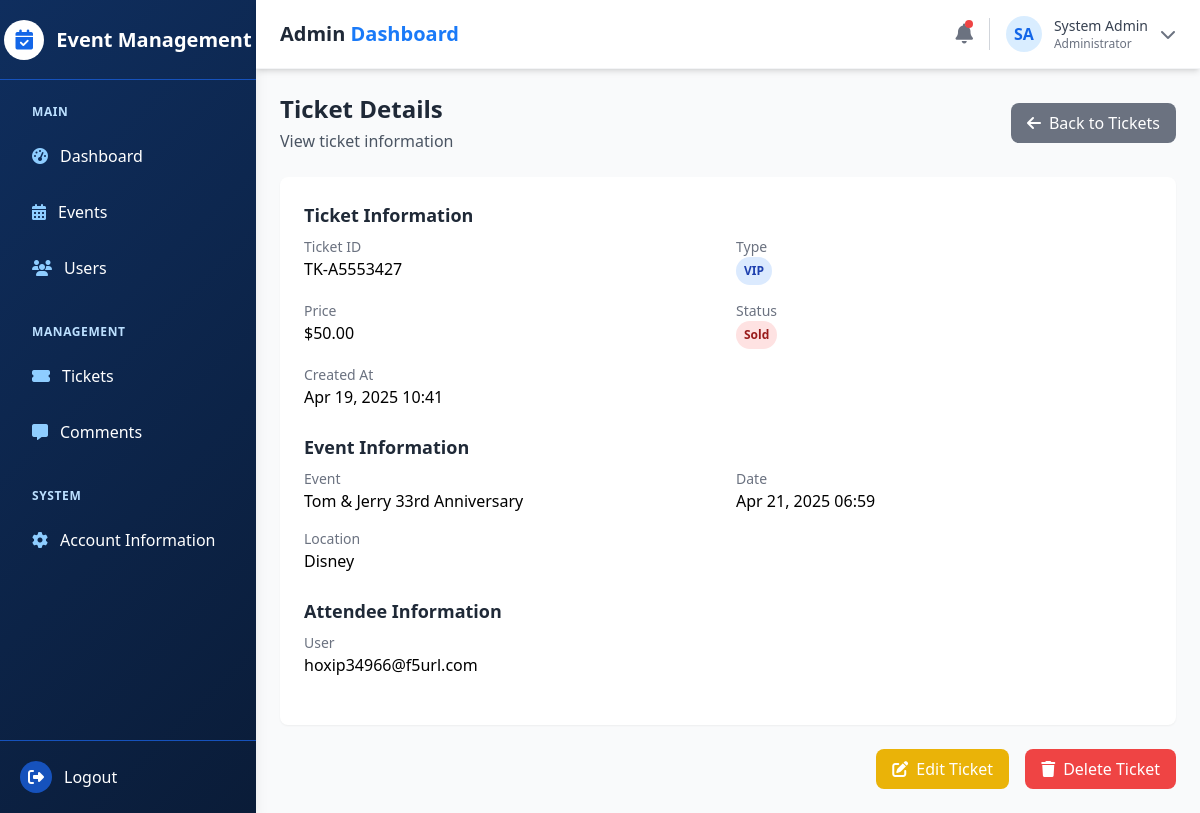
/tickets/2/view/ (signed in), run on the app's committed database.
### apps/users/models.py (models this page shows, shortened)
class Account(AbstractBaseUser, PermissionsMixin):
    email = models.EmailField(verbose_name='email', max_length=60, unique=True)
    name = models.CharField(max_length=100, null=True)
    is_admin = models.BooleanField(default=False)
    is_active = models.BooleanField(default=True)
    is_staff = models.BooleanField(default=False)
    is_superuser = models.BooleanField(default=False)
    created_at = models.DateTimeField(auto_now_add=True)
    updated_at = models.DateTimeField(auto_now=True)
    USERNAME_FIELD = 'email'
    objects = MyAccountManager()
    class Meta:
        ordering = ['-updated_at', 'name' ]
    @property
    def get_abbreviated_name(self):
        if self.name:
            name_parts = self.name.split()
            if len(name_parts) >= 2:
                return f"{name_parts[0][0]}{name_parts[-1][0]}"
            return name_parts[0][:2]
        else:
            return self.email[:2]

### apps/main/models.py (models this page shows, shortened)
class Ticket(models.Model):
    STATUS_CHOICES = (
        ('available', 'Available'),
        ('sold', 'Sold'),
        ('used', 'Used'),
        ('cancelled', 'Cancelled'),
    )
    ticket_id = models.CharField(max_length=20, unique=True, editable=False)
    event = models.ForeignKey('Event', on_delete=models.CASCADE, related_name='tickets')
    registration = models.ForeignKey('Registration', on_delete=models.CASCADE, related_name='tickets', null=True, blank=True)
    user = models.ForeignKey(settings.AUTH_USER_MODEL, on_delete=models.SET_NULL, related_name='tickets', null=True, blank=True)
    type = models.CharField(max_length=50)
    price = models.DecimalField(max_digits=10, decimal_places=2)
    status = models.CharField(max_length=10, choices=STATUS_CHOICES, default='available')
    created_at = models.DateTimeField(auto_now_add=True)

class Event(models.Model):
    STATUS_CHOICES = (
        ('draft', 'Draft'),
        ('published', 'Published'),
        ('cancelled', 'Cancelled'),
    )
    CATEGORY_CHOICES = (
        ('academic', 'Academic'),
        ('social', 'Social'),
        ('workshop', 'Workshop'),
        ('conference', 'Conference'),
        ('other', 'Other'),
    )
    title = models.CharField(max_length=255)
    slug = models.SlugField(max_length=255, unique=True)
    description = models.TextField()
    location = models.CharField(max_length=255)
    start_date = models.DateTimeField()
    end_date = models.DateTimeField()
    category = models.CharField(max_length=20, choices=CATEGORY_CHOICES, default='academic')
    image = models.ImageField(upload_to='events/%Y/%m/%d/', blank=True, null=True)
    capacity = models.PositiveIntegerField(default=0)  # 0 means unlimited
    registration_deadline = models.DateTimeField(blank=True, null=True)
    status = models.CharField(max_length=10, choices=STATUS_CHOICES, default='draft')
    created_by = models.ForeignKey(settings.AUTH_USER_MODEL, on_delete=models.CASCADE, related_name='created_events')
    created_at = models.DateTimeField(auto_now_add=True)
    updated_at = models.DateTimeField(auto_now=True)
    class Meta:
        ordering = ['-start_date']
        indexes = [
            models.Index(fields=['-start_date']),
            models.Index(fields=['status']),
        ]

### apps/main/views.py (the view)
# urls.py: path('tickets/<int:ticket_id>/view/', views.view_ticket, name='view_ticket'),
@user_passes_test(lambda u: u.is_staff)
def view_ticket(request, ticket_id):
    ticket = get_object_or_404(Ticket, id=ticket_id)
    return render(request, 'view_ticket.html', {'ticket': ticket})

### apps/users/managers.py (called while the page is built)
    def get_queryset(self):
        return super().get_queryset().filter(is_active=True)

### templates/view_ticket.html (shortened to what this page needs)
{% extends 'base.html' %}
{% load static %}
{% block content %}
<div class="p-6">
  <div class="flex flex-col md:flex-row justify-between items-start md:items-center mb-6">
    <div>
      <h1 class="text-2xl font-bold text-gray-800">Ticket Details</h1>
      <p class="text-gray-600 mt-1">View ticket information</p>
    </div>
    <a href="{% url 'main:tickets' %}" class="mt-4 md:mt-0 px-4 py-2 bg-gray-500 hover:bg-gray-600 text-white rounded-lg transition-colors flex items-center">
      <i class="fas fa-arrow-left mr-2"></i>
      <span>Back to Tickets</span>
    </a>
  </div>
  <div class="bg-white rounded-lg shadow-sm overflow-hidden mb-6">
    <div class="p-6">
      <div class="flex flex-col md:flex-row">
        <div class="flex-grow">
          <div class="mb-6">
            <h2 class="text-lg font-semibold text-gray-800 mb-2">Ticket Information</h2>
            <div class="grid grid-cols-1 md:grid-cols-2 gap-4">
              <div>
                <p class="text-sm text-gray-500">Ticket ID</p>
                <p class="text-base font-medium">{{ ticket.ticket_id }}</p>
              </div>
              <div>
                <p class="text-sm text-gray-500">Type</p>
                <p class="text-base font-medium">
                  <span class="px-2 py-1 inline-flex text-xs leading-5 font-semibold rounded-full
                    {% if ticket.type == 'VIP' %}bg-blue-100 text-blue-800
                    {% elif ticket.type == 'Premium' %}bg-purple-100 text-purple-800
                    {% elif ticket.type == 'Standard' %}bg-gray-100 text-gray-800
                    {% else %}bg-green-100 text-green-800{% endif %}">
                    {{ ticket.type }}
                  </span>
                </p>
              </div>
              <div>
                <p class="text-sm text-gray-500">Price</p>
                <p class="text-base font-medium">${{ ticket.price }}</p>
              </div>
              <div>
                <p class="text-sm text-gray-500">Status</p>
                <p class="text-base font-medium">
                  <span class="px-2 py-1 inline-flex text-xs leading-5 font-semibold rounded-full
                    {% if ticket.status == 'available' %}bg-green-100 text-green-800
                    {% elif ticket.status == 'sold' %}bg-red-100 text-red-800
                    {% elif ticket.status == 'used' %}bg-gray-100 text-gray-800
                    {% else %}bg-yellow-100 text-yellow-800{% endif %}">
                    {{ ticket.get_status_display }}
                  </span>
                </p>
              </div>
              <div>
                <p class="text-sm text-gray-500">Created At</p>
                <p class="text-base font-medium">{{ ticket.created_at|date:"M d, Y H:i" }}</p>
              </div>
            </div>
          </div>
          <div class="mb-6">
            <h2 class="text-lg font-semibold text-gray-800 mb-2">Event Information</h2>
            <div class="grid grid-cols-1 md:grid-cols-2 gap-4">
              <div>
                <p class="text-sm text-gray-500">Event</p>
                <p class="text-base font-medium">{{ ticket.event.title }}</p>
              </div>
              <div>
                <p class="text-sm text-gray-500">Date</p>
                <p class="text-base font-medium">{{ ticket.event.start_date|date:"M d, Y H:i" }}</p>
              </div>
              <div>
                <p class="text-sm text-gray-500">Location</p>
                <p class="text-base font-medium">{{ ticket.event.location }}</p>
              </div>
            </div>
          </div>
          {% if ticket.user %}
          <div class="mb-6">
            <h2 class="text-lg font-semibold text-gray-800 mb-2">Attendee Information</h2>
            <div class="grid grid-cols-1 md:grid-cols-2 gap-4">
              <div>
                <p class="text-sm text-gray-500">User</p>
                <p class="text-base font-medium">{{ ticket.user.email }}</p>
              </div>
            </div>
          </div>
          {% endif %}
        </div>
      </div>
    </div>
  </div>
  <div class="flex justify-end space-x-4">
    <a href="{% url 'main:edit_ticket' ticket.id %}" class="px-4 py-2 bg-yellow-500 hover:bg-yellow-600 text-white rounded-lg transition-colors flex items-center">
      <i class="fas fa-edit mr-2"></i>
      <span>Edit Ticket</span>
    </a>
    <button onclick="confirmDelete('{{ ticket.id }}')" class="px-4 py-2 bg-red-500 hover:bg-red-600 text-white rounded-lg transition-colors flex items-center">
      <i class="fas fa-trash mr-2"></i>
      <span>Delete Ticket</span>
    </button>
  </div>
</div>
{% endblock %}

### templates/base.html (shortened to what this page needs)
<!DOCTYPE html>
<html lang="en">
<head>
  <script src="https://cdn.tailwindcss.com"></script>
  <link rel="stylesheet" href="https://cdnjs.cloudflare.com/ajax/libs/font-awesome/6.4.0/css/all.min.css">
</head>
<body class="bg-gray-50 min-h-screen flex flex-col">
  <div id="messages-container" class="fixed top-0 left-0 right-0 z-50 px-4 pt-4 flex flex-col items-center space-y-2">
  </div>
  <div class="flex flex-col md:flex-row min-h-screen">
    <aside id="sidebar" class="sidebar-gradient text-white w-full md:w-64 flex-shrink-0 md:flex md:flex-col hidden md:block md:sticky md:top-0 md:h-screen shadow-lg">
      <div class="flex items-center justify-center h-20 bg-opacity-50 border-b border-primary-800">
        <div class="flex items-center space-x-3">
          <div class="w-10 h-10 rounded-full bg-white flex items-center justify-center">
            <i class="fas fa-calendar-check text-primary-700 text-xl"></i>
          </div>
          <h1 class="text-xl font-bold text-white">Event Management</h1>
        </div>
      </div>
      <div class="overflow-y-auto scrollbar-thin flex-grow">
        <nav class="px-4 py-6">
          {% if user.is_authenticated %}
            <div class="mb-8">
              <p class="text-xs uppercase tracking-wider text-primary-200 font-semibold mb-3 ml-4">Main</p>
              <a href="{% url 'main:dashboard' %}" class="flex items-center px-4 py-3 mb-2 rounded-lg {% if page == 'dashboard' %}nav-link-active{% endif %} hover:bg-white hover:bg-opacity-10 transition-all duration-200">
                <i class="fas fa-tachometer-alt mr-3 text-primary-300"></i>
                <span>Dashboard</span>
              </a>
              <a href="{% url 'main:events' %}" class="flex items-center px-4 py-3 mb-2 rounded-lg {% if page == 'events' %}nav-link-active{% endif %} hover:bg-white hover:bg-opacity-10 transition-all duration-200">
                <i class="fas fa-calendar-alt mr-3 text-primary-300"></i>
                <span>Events</span>
              </a>
              <a href="{% url 'main:users' %}" class="flex items-center px-4 py-3 mb-2 rounded-lg {% if page == 'users' %}nav-link-active{% endif %} hover:bg-white hover:bg-opacity-10 transition-all duration-200">
                <i class="fas fa-users mr-3 text-primary-300"></i>
                <span>Users</span>
              </a>
            </div>
            <div class="mb-8">
              <p class="text-xs uppercase tracking-wider text-primary-200 font-semibold mb-3 ml-4">Management</p>
              <a href="{% url 'main:tickets' %}" class="flex items-center px-4 py-3 mb-2 rounded-lg {% if page == 'tickets' %}nav-link-active{% endif %} hover:bg-white hover:bg-opacity-10 transition-all duration-200">
                <i class="fas fa-ticket-alt mr-3 text-primary-300"></i>
                <span>Tickets</span>
              </a>
              <a href="{% url 'main:comments_management' %}" class="flex items-center px-4 py-3 mb-2 rounded-lg {% if page == 'comments' %}nav-link-active{% endif %} hover:bg-white hover:bg-opacity-10 transition-all duration-200">
                <i class="fas fa-comment-alt mr-3 text-primary-300"></i>
                <span>Comments</span>
              </a>
            </div>
            <div class="mb-8">
              <p class="text-xs uppercase tracking-wider text-primary-200 font-semibold mb-3 ml-4">System</p>
              <a href="{% url 'main:settings' %}" class="flex items-center px-4 py-3 mb-2 rounded-lg {% if page == 'settings' %}nav-link-active{% endif %} hover:bg-white hover:bg-opacity-10 transition-all duration-200">
                <i class="fas fa-cog mr-3 text-primary-300"></i>
                <span>Account Information</span>
              </a>
            </div>
          {% endif %}
        </nav>
      </div>
      {% if user.is_authenticated %}
        <div class="p-5 border-t border-primary-800">
          <a href="{% url 'users:logout' %}" class="flex items-center text-white group hover:text-accent-300 transition-colors duration-200">
            <div class="w-8 h-8 rounded-full bg-primary-800 group-hover:bg-accent-400 flex items-center justify-center mr-3 transition-colors duration-200">
              <i class="fas fa-sign-out-alt"></i>
            </div>
            <span>Logout</span>
          </a>
        </div>
      {% endif %}
    </aside>
    <main class="flex-grow">
      <header class="bg-white shadow-md sticky top-0 z-10">
        <div class="flex items-center justify-between px-6 py-4 border-b border-gray-100">
          <div class="flex items-center">
            <div class="flex items-center">
              <h2 class="text-xl font-semibold text-gray-800">Admin <span class="text-primary-600">Dashboard</span></h2>
            </div>
          </div>
          <div class="flex items-center space-x-4">
            {% if user.is_authenticated %}
              <button class="relative text-gray-500 hover:text-primary-600 transition-colors">
                <i class="fas fa-bell text-xl"></i>
                <span class="absolute top-0 right-0 w-2 h-2 bg-red-500 rounded-full"></span>
              </button>
              <div class="flex items-center space-x-3">
                <div class="w-9 h-9 rounded-full bg-primary-100 flex items-center justify-center text-primary-700 font-semibold">
                  {% if user.name %}
                    {{ user.get_abbreviated_name|slice:":2"|upper }}
                  {% else %}
                    {{ user.email|slice:":2"|upper }}
                  {% endif %}
                </div>
                <div class="hidden md:block">
                  <p class="text-sm font-medium text-gray-700">{{ user.name|default:user.email }}</p>
                  <p class="text-xs text-gray-500">
                    {% if user.is_superuser %}
                      Administrator
                    {% elif user.is_staff %}
                      Staff
                    {% else %}
                      User
                    {% endif %}
                  </p>
                </div>
                <div class="relative" id="profileDropdown">
                  <button id="profileDropdownButton" class="text-gray-500 hover:text-primary-600">
                    <i class="fas fa-chevron-down"></i>
                  </button>
                </div>
              </div>
            {% endif %}
          </div>
        </div>
      </header>
      <div class="overflow-y-auto scrollbar-thin">
        {% block content %} {% endblock %}
      </div>
    </main>
  </div>
</body>
</html>

### templates/base.html (style rules this page uses)
.sidebar-gradient { background: linear-gradient(135deg, #0f2e5e 0%, #0a1c38 100%); }

### data on the page
Account: get_abbreviated_name "SA", name "System Admin"
Ticket: ticket_id "TK-A5553427", type "VIP", price "50.00", status "Sold", created_at "Apr 19, 2025 10:41", event "Tom & Jerry 33rd Anniversary", event.start_date "Apr 21, 2025 06:59", event.location "Disney", user.email "hoxip34966@f5url.com"
